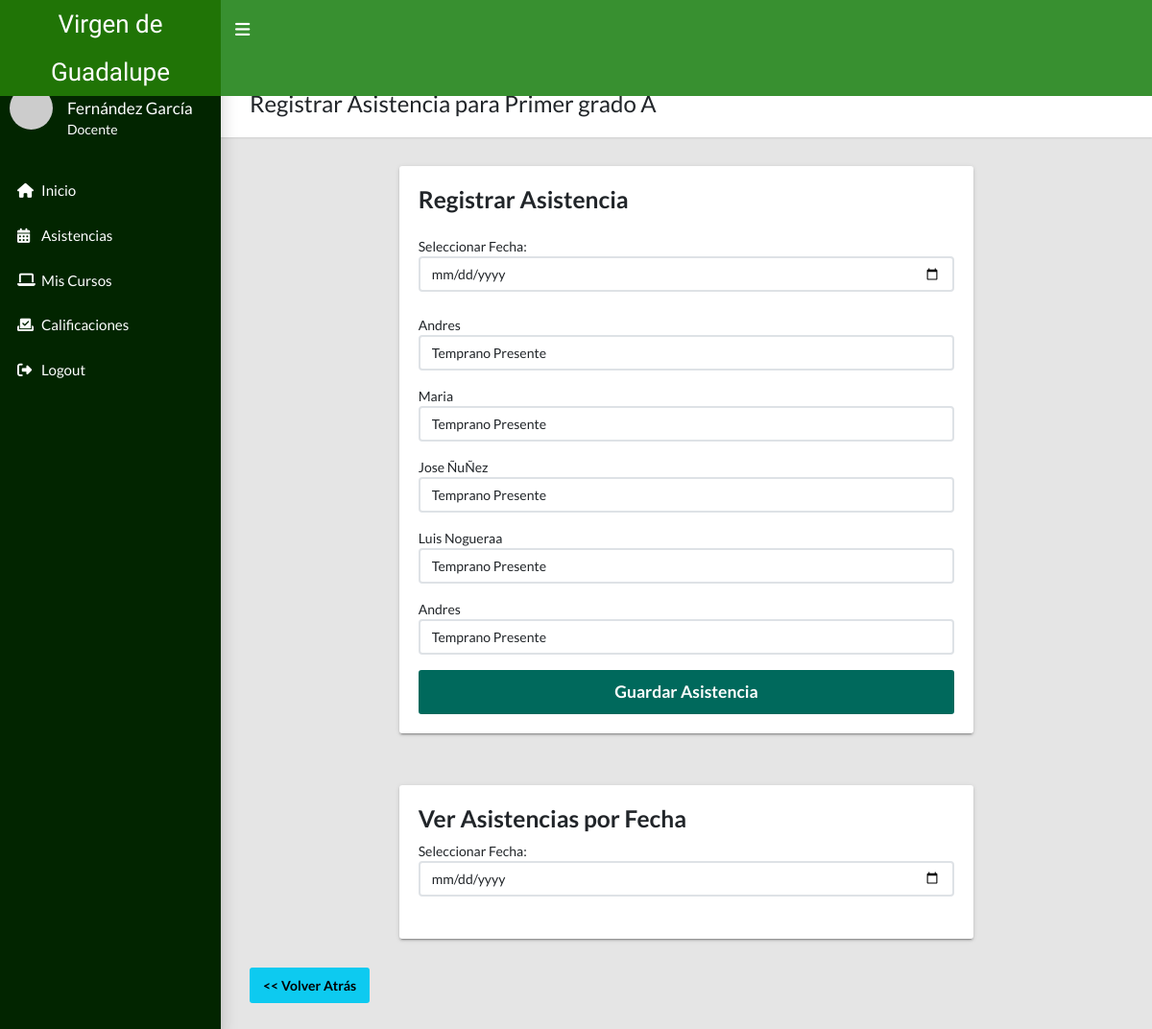
The app's page /profesor/Asistencias.php (signed in), older data.
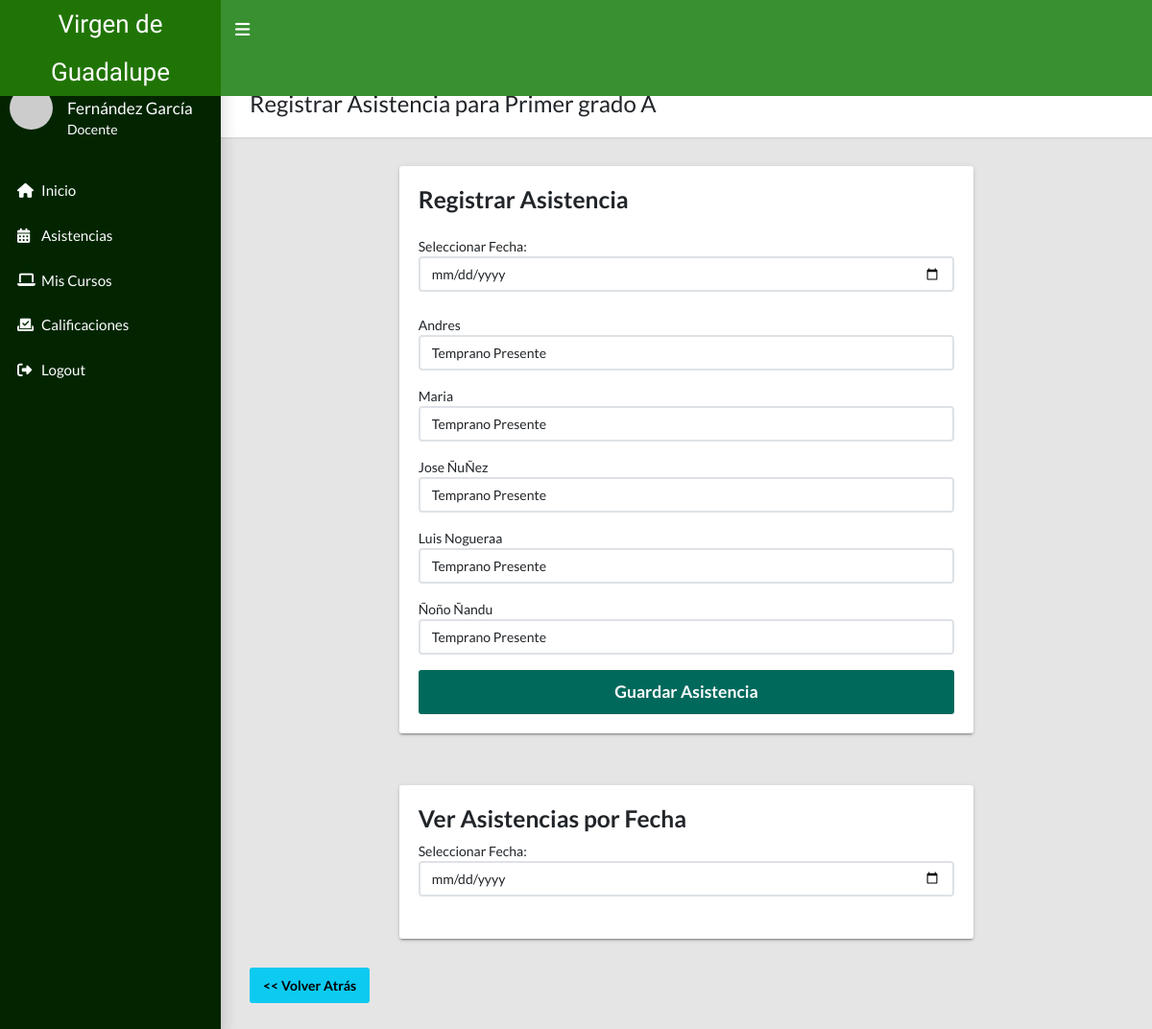
The same page, newer data.
### tables this page shows
CREATE TABLE `alumnos` (
  `alumno_id` int(11) NOT NULL,
  `nombre_alumno` varchar(100) NOT NULL,
  `edad` int(11) NOT NULL,
  `direccion` varchar(100) NOT NULL,
  `documento` varchar(20) NOT NULL,
  `apoderado_id` int(11) NOT NULL,
  `fecha_nac` date NOT NULL,
  `fecha_registro` date NOT NULL,
  `estado` int(11) NOT NULL DEFAULT 1
);

### profesor/asistencias.php (the view, shortened to what this page needs)
<?php
require_once 'includes/header.php';
require_once '../includes/conexion.php';
$profesor_id = $_SESSION['profesor_id'];
$sqlGrado = "SELECT g.grado_id, g.nombre_grado FROM grados g
JOIN profesor_grado pg ON g.grado_id = pg.grado_id
WHERE pg.profesor_id = ?";
$queryGrado = $pdo->prepare($sqlGrado);
$queryGrado->execute([$profesor_id]);
$grado = $queryGrado->fetch();
$nombre_grado = $grado['nombre_grado'];
$sqlAlumnos = "SELECT DISTINCT a.alumno_id, a.nombre_alumno
        FROM profesor_alumno pa
        INNER JOIN profesor_grado pg ON pa.pg_id = pg.pg_id
        INNER JOIN alumnos a ON pa.alumno_id = a.alumno_id
        WHERE pg.profesor_id = ?";
$queryAlumnos = $pdo->prepare($sqlAlumnos);
$queryAlumnos->execute([$profesor_id]);
$alumnos = $queryAlumnos->fetchAll();
?>
<main class="app-content">
    <div class="app-title">
        <div>
            <h1 class="mt-4"><i class="bi bi-calendar-check"></i> Registrar Asistencia para <?= htmlspecialchars($nombre_grado, ENT_QUOTES, 'UTF-8'); ?></h1>
        </div>
    </div>
    <div class="row justify-content-center">
        <div class="col-md-8">
            <div class="tile">
                <div class="tile-body">
                <form id="formularioAsistencia">
                    <h3 class="mb-4">Registrar Asistencia</h3>
                    <div class="form-group">
                        <label for="fecha" class="font-weight-bold">Seleccionar Fecha:</label>
                        <input type="date" id="fecha" name="fecha" class="form-control" required>
                    </div>
                    <div id="listaAlumnos" class="mt-4">
                        <?php if (!empty($alumnos)) {
                            foreach ($alumnos as $alumno) { ?>
                                <div class="form-group mb-3">
                                    <label class="font-weight-semibold"><?= htmlspecialchars($alumno['nombre_alumno'], ENT_QUOTES, 'UTF-8'); ?></label>
                                    <select name="asistencia[<?= htmlspecialchars($alumno['alumno_id'], ENT_QUOTES, 'UTF-8'); ?>]" class="form-control">
                                        <option value="Temprano Presente">Temprano Presente</option>
                                    </select>
                                </div>
                            <?php }
                        } else {
                            echo "<p>No se encontraron alumnos para este profesor.</p>";
                        } ?>
                    </div>
                    <button type="submit" class="btn btn-primary btn-lg w-100">Guardar Asistencia</button>
                </form>
                </div>
            </div>
        </div>
    </div>
    <div class="row mt-4 justify-content-center">
        <div class="col-md-8">
            <div class="tile">
                <div class="tile-body">
                    <h3>Ver Asistencias por Fecha</h3>
                    <div class="form-group">
                        <label for="fechaConsulta">Seleccionar Fecha:</label>
                        <input type="date" id="fechaConsulta" name="fechaConsulta" class="form-control">
                    </div>
                </div>
            </div>
        </div>
    </div>
    <div class="">
        <a href="index.php" class="btn btn-info"><< Volver Atrás</a>
    </div>
</main>
<?php
require_once 'includes/footer.php';
?>

Row changes from the older to the newer data that the page shows:
removed alumnos: nombre_alumno "Andres", alumno_id "Temprano Presente"
now on this page (row edited): alumnos: nombre_alumno "Ñoño Ñandu", alumno_id "Temprano Presente"
